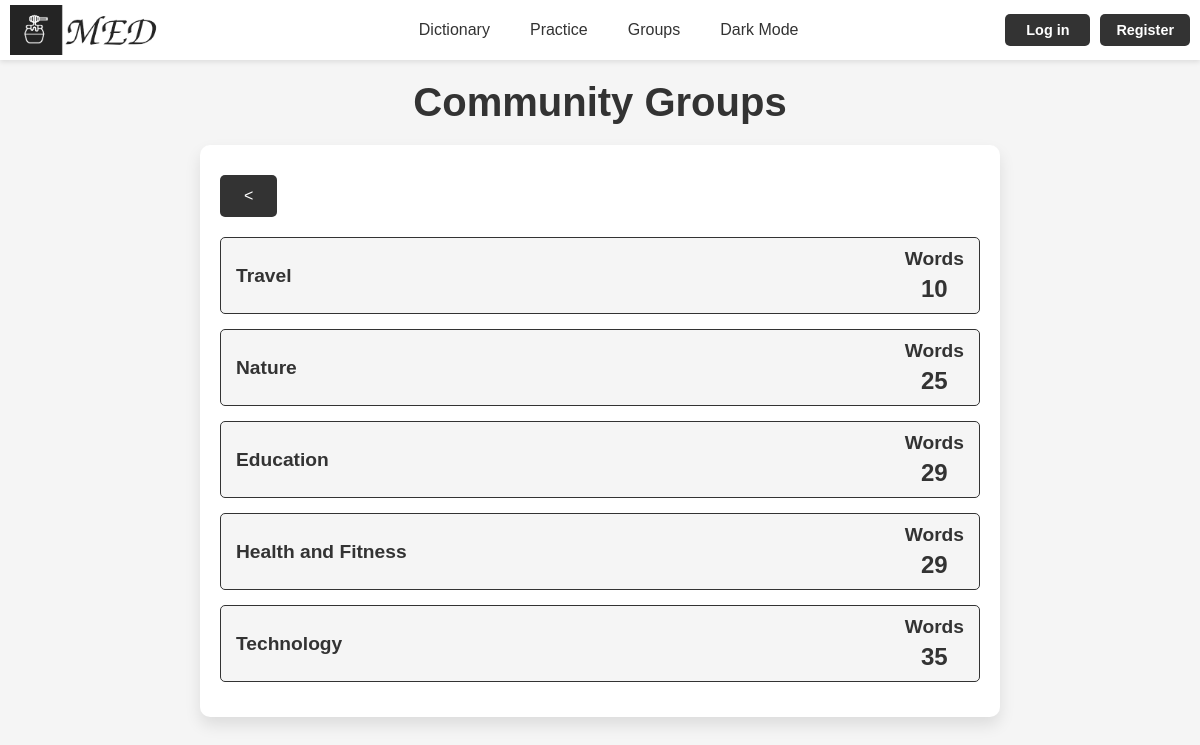
Page /practice/groups/ on the earlier database version.
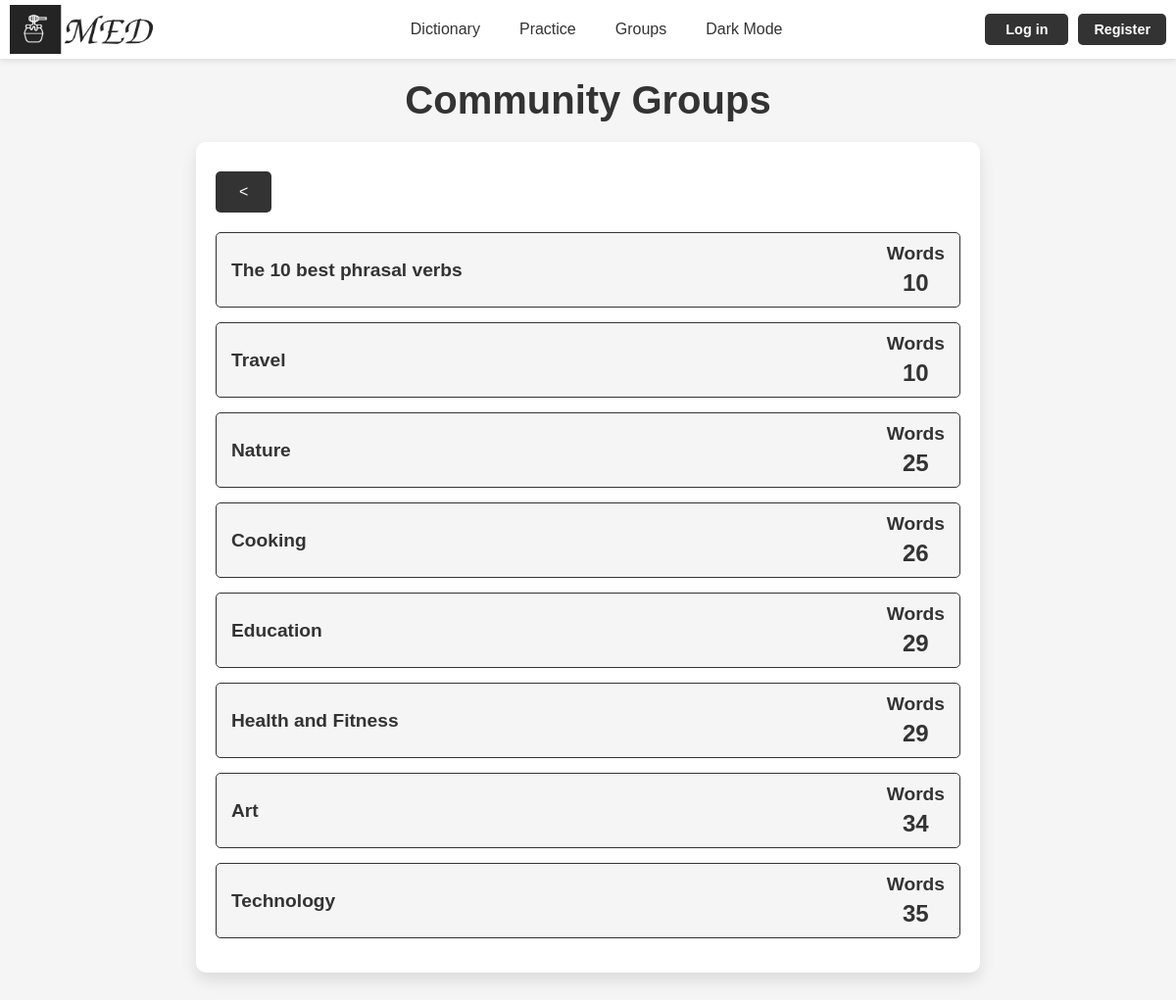
Same page on the later database version.
### med/models.py (models this page shows, shortened)
class WordGroup(models.Model):
    name = models.CharField(max_length=100)
    words = models.ManyToManyField(Word, blank=True)
    user = models.ForeignKey(User, on_delete=models.CASCADE)
    is_main = models.BooleanField(verbose_name='main', default=False)
    uses_users = models.ManyToManyField(User, blank=True, related_name='uses_of_group')
    class Meta:
        ordering = ['name']
        indexes = [
            models.Index(fields=['name'])
        ]

### med/views.py (the view)
# urls.py: path('practice/groups/', views.parct_groups_view, name='practice_groups'),
def parct_groups_view(request):
    groups = WordGroup.objects.filter(user__username='grouper', is_main=False)
    for group in groups:
        group.words_count = group.words.count()
    groups = sorted(groups, key=lambda x: x.words_count, reverse=False)
    paginator = Paginator(groups, 25)
    page_number = request.GET.get('page')
    paginated_groups = paginator.get_page(page_number)
    page_obj = paginator.get_page(page_number)
    return render(request, 'med/practice_groups.html', {'groups': paginated_groups, 'paginator': paginator, 'page_obj': page_obj})

### med/templates/med/practice_groups.html (shortened to what this page needs)
{% extends "base.html" %}
{% block content %}
<h1>Community Groups</h1>
<div class="reading-container">
    <div class="buttons make-text-btn texts-btn">
        <a href="{% url 'practice' %}">&lt;</a>
    </div>
    {% if groups %}
    <ul class="user-list">
        {% for group in groups %}
        <li class="user-item">
            <a href="{% url 'group_words_practice' group.id %}">
            <div class="user-card" style="display: flex; justify-content: space-between; align-items: center; padding: 10px 0;">
                <div class="user-title" style="flex: 1; text-align: left; margin-left: 15px;">
                    <p class="user-name"><strong>{{ group.name }}</strong></p>
                </div>
                <div class="user-stats" style="display: flex; gap: 20px; text-align: center; margin-right: 15px;">
                    <div class="stat-item reading-item">
                        <p>Words</p>
                        <p>{{ group.words_count }}</p>
                    </div>
                </div>
            </div>
            </a>
        </li>
        {% endfor %}
        </ul>
    {% else %}
    <p>No gtoups available.</p>
    {% endif %}
</div>
{% endblock %}

### templates/base.html (shortened to what this page needs)
{% load static %}
<!DOCTYPE html>
<html lang="en">
<head>
    <link rel="stylesheet" type="text/css" href="{% static 'med/css/styles.css' %}">
</head>
<body>
<header>
    {% if user.is_authenticated %}
    <div class="logo_container">
        {% if is_profile or is_dict %}
            {% if is_my_profile or is_my_dict %}
                <a href="{% url 'profile' user.username %}">
                    <img id="logo_img" src="{% static 'med/img/base/light_logo.png' %}"
                         data-light-src="{% static 'med/img/base/light_logo.png' %}"
                         data-dark-src="{% static 'med/img/base/dark_logo.png' %}" alt="MED Logo">
                </a>
            {% else %}
                <a href="{% url 'profile' logged_user.username %}">
                    <img id="logo_img" src="{% static 'med/img/base/light_logo.png' %}"
                         data-light-src="{% static 'med/img/base/light_logo.png' %}"
                         data-dark-src="{% static 'med/img/base/dark_logo.png' %}" alt="MED Logo">
                </a>
            {% endif %}
        {% else %}
            <a href="{% url 'profile' user.username %}">
                <img id="logo_img" src="{% static 'med/img/base/light_logo.png' %}"
                     data-light-src="{% static 'med/img/base/light_logo.png' %}"
                     data-dark-src="{% static 'med/img/base/dark_logo.png' %}" alt="MED Logo">
            </a>
        {% endif %}
    </div>
    {% else %}
    <div class="logo_container">
        <a href="{% url 'home' %}"><img id="logo_img" src="{% static 'med/img/base/light_logo.png' %}" data-light-src="{% static 'med/img/base/light_logo.png' %}" data-dark-src="{% static 'med/img/base/dark_logo.png' %}" alt="MED Logo"></a>
    </div>
    {% endif %}
    <nav class="nav-items" id="nav-items">
            {% if user.is_authenticated %}
                <div class="nav-left">
                {% if not is_search %}
                <form method="get" action="{% url 'user_search' %}" class="search-form">
                    <input type="text" name="q" placeholder="Enter name" required class="search-input">
                </form>
                {% endif %}
                </div>
        <div class="nav-center">
                {% if is_my_dict %}
                <a href="{% url 'words' user.username %}">Dictionary</a>
                {% else %}
                <a href="{% url 'words' request.user.username %}">Dictionary</a>
                {% endif %}
                <a href="{% url 'practice' %}">Practice</a>
                <a href="{% url 'groups' %}">Groups</a>
            {% else %}
            <div class="nav-center">
                <a href="{% url 'login' %}">Dictionary</a>
                <a href="{% url 'login' %}">Practice</a>
                <a href="{% url 'login' %}">Groups</a>
                {% endif %}
                <a href="#" id="theme-toggle-dark">Dark Mode</a>
            </div>
        {% if request.user.is_authenticated %}
        <div class="buttons">
            {% if is_profile or is_dict %}
                {% if is_my_profile or is_my_dict %}
                <a href="{% url 'profile' user.username %}">{{request.user.username}}</a>
                {% else %}
                <a href="{% url 'profile' logged_user.username %}">{{request.user.username}}</a>
                {% endif %}
            {% else %}
                <a href="{% url 'profile' user.username %}">{{request.user.username}}</a>
            {% endif %}
            <a href="{% url 'logout' %}">Log out</a>
        </div>
        {% else %}
        <div class="buttons">
            <a href="{% url 'login' %}">Log in</a>
            <a href="{% url 'register' %}">Register</a>
        </div>
        {% endif %}
    </nav>
</header>
<div class="container">
    {% block content %}
    {% endblock %}
</div>
</body>
</html>

### med/static/med/css/styles.css (style rules this page uses)
:root { --background-color: #f5f5f5; --text-color: #333; --header-background: #ffffff; --button-background: #333; --button-text-color: #ffffff; --feature-background: #fff; --word-list-background: #fff; --feature-shadow: 0px 8px 16px rgba(0, 0, 0, 0.1); --feature-text-color: #666; --list-text-color: #666; --tab-background: #f9f9f9; --tab-active-background: #ffffff; --tab-hover-background: #e0e0e0; --tab-border-color: #ccc; }
body { font-family: Arial, sans-serif; background-color: var(--background-color); color: var(--text-color); }
a { text-decoration: none; color: var(--text-color); transition: color 0.3s; }
* { margin: 0; padding: 0; box-sizing: border-box; }
header { display: flex; justify-content: space-between; align-items: center; padding-top: 5px; padding-bottom: 5px; padding-left: 10px; padding-right: 10px; background-color: var(--header-background); box-shadow: 0px 2px 5px rgba(0, 0, 0, 0.1); }
header .nav-items { display: flex; align-items: center; width: 100%; justify-content: space-between; }
header .nav-center { display: flex; justify-content: center; align-items: center; width: 100%; gap: 20px; }
header .buttons { display: flex; gap: 5px; align-items: center; margin-top: 0px; }
header #logo_img { height: 50px; cursor: pointer; float:inherit; }
header .logo_container { min-width: 150px; width: 13%; height: 50px; }
header .nav-center a { text-decoration: none; color: var(--nav-link-color); font-size: 1em; font-weight: 500; padding: 5px 10px; transition: color 0.3s, background-color 0.3s; width: auto; }
header .buttons { display: flex; justify-content: flex-end; align-items: center; text-align: center; gap: 10px; margin-left: 0; width: 41%; }
header .buttons a { text-decoration: none; color: var(--button-text-color); background-color: var(--button-background); padding: 8px 16px; border-radius: 5px; font-size: 0.9em; font-weight: bold; transition: background-color 0.3s, transform 0.3s; margin: 0; min-width: 85px; }
.container { max-width: 1200px; margin: 0 auto; text-align: center; padding: 20px 10px; }
.container h1 { font-size: 2.5em; color: var(--text-color); margin-bottom: 15px; }
.container p { font-size: 1.2em; color: var(--text-color); max-width: 600px; margin: 0 auto 30px; }
.buttons a { text-decoration: none; color: var(--button-text-color); background-color: var(--button-background); padding: 12px 24px; margin: 0 5px; border-radius: 5px; font-size: 1em; transition: background-color 0.3s; }
.stat-item { text-align: center; }
.stat-item p:first-child { font-weight: bold; margin-bottom: 5px; }
.stat-item p:last-child { font-size: 1.5em; font-weight: bold; }
.user-list { list-style: none; padding: 0; }
.user-item { margin-bottom: 15px; }
.user-card { display: flex; align-items: center; gap: 15px; padding: 10px 15px; border: 1px solid var(--button-background); border-radius: 5px; background-color: var(--background-color); transition: transform 0.3s, box-shadow 0.3s; }
.user-name { font-size: 1.2em; color: var(--text-color); }
.user-card p { margin: 0px; }
.reading-container { max-width: 800px; margin: 20px auto; background-color: var(--feature-background); padding: 20px; border-radius: 10px; box-shadow: var(--feature-shadow); color: var(--text-color); }
.make-text-btn { margin: 10px 0px 20px 0px; display: flex; gap: 10px; }
.make-text-btn a { margin-right: 0px; margin-left: 0px; }
.texts-btn { justify-content: space-between !important; }
.texts-btn a:first-child { margin-right: 69%; }

Differences in the rows shown:
added WordGroup: name "The 10 best phrasal verbs", words_count "10"
added WordGroup: name "Cooking", words_count "26"
added WordGroup: name "Art", words_count "34"
